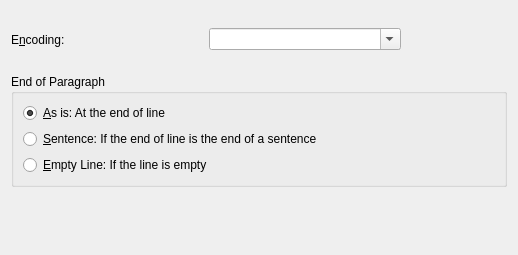
<?xml version="1.0" encoding="UTF-8"?>
<ui version="4.0">
 <author>Nicolas GOUTTE &lt;goutte@kde.org&gt;</author>
 <comment>Import dialog for Words's plain text import filter</comment>
 <class>ImportDialogUI</class>
 <widget class="QWidget" name="ImportDialogUI">
  <property name="geometry">
   <rect>
    <x>0</x>
    <y>0</y>
    <width>518</width>
    <height>255</height>
   </rect>
  </property>
  <property name="windowTitle">
   <string>Plain Text Import Dialog</string>
  </property>
  <layout class="QVBoxLayout">
   <item>
    <layout class="QHBoxLayout">
     <item>
      <widget class="QLabel" name="textLabel1">
       <property name="text">
        <string>E&amp;ncoding:</string>
       </property>
       <property name="textFormat">
        <enum>Qt::PlainText</enum>
       </property>
       <property name="wordWrap">
        <bool>false</bool>
       </property>
       <property name="buddy">
        <cstring>comboBoxEncoding</cstring>
       </property>
      </widget>
     </item>
     <item>
      <widget class="KComboBox" name="comboBoxEncoding">
       <property name="editable">
        <bool>true</bool>
       </property>
      </widget>
     </item>
     <item>
      <spacer name="Spacer2_2">
       <property name="orientation">
        <enum>Qt::Vertical</enum>
       </property>
       <property name="sizeType">
        <enum>QSizePolicy::Expanding</enum>
       </property>
       <property name="sizeHint" stdset="0">
        <size>
         <width>106</width>
         <height>20</height>
        </size>
       </property>
      </spacer>
     </item>
    </layout>
   </item>
   <item>
    <widget class="QGroupBox" name="buttonGroupParagraph">
     <property name="title">
      <string>End of Paragraph</string>
     </property>
     <layout class="QVBoxLayout">
      <item>
       <widget class="QRadioButton" name="radioParagraphAsIs">
        <property name="text">
         <string>&amp;As is: At the end of line</string>
        </property>
        <property name="checked">
         <bool>true</bool>
        </property>
       </widget>
      </item>
      <item>
       <widget class="QRadioButton" name="radioParagraphSentence">
        <property name="text">
         <string>&amp;Sentence: If the end of line is the end of a sentence</string>
        </property>
       </widget>
      </item>
      <item>
       <widget class="QRadioButton" name="radioParagraphEmptyLine">
        <property name="text">
         <string>&amp;Empty Line: If the line is empty</string>
        </property>
       </widget>
      </item>
     </layout>
    </widget>
   </item>
   <item>
    <spacer name="Spacer2">
     <property name="orientation">
      <enum>Qt::Vertical</enum>
     </property>
     <property name="sizeType">
      <enum>QSizePolicy::Expanding</enum>
     </property>
     <property name="sizeHint" stdset="0">
      <size>
       <width>20</width>
       <height>20</height>
      </size>
     </property>
    </spacer>
   </item>
  </layout>
 </widget>
 <customwidgets>
  <customwidget>
   <class>KComboBox</class>
   <extends>QComboBox</extends>
   <header>kcombobox.h</header>
  </customwidget>
 </customwidgets>
 <resources/>
 <connections/>
</ui>
